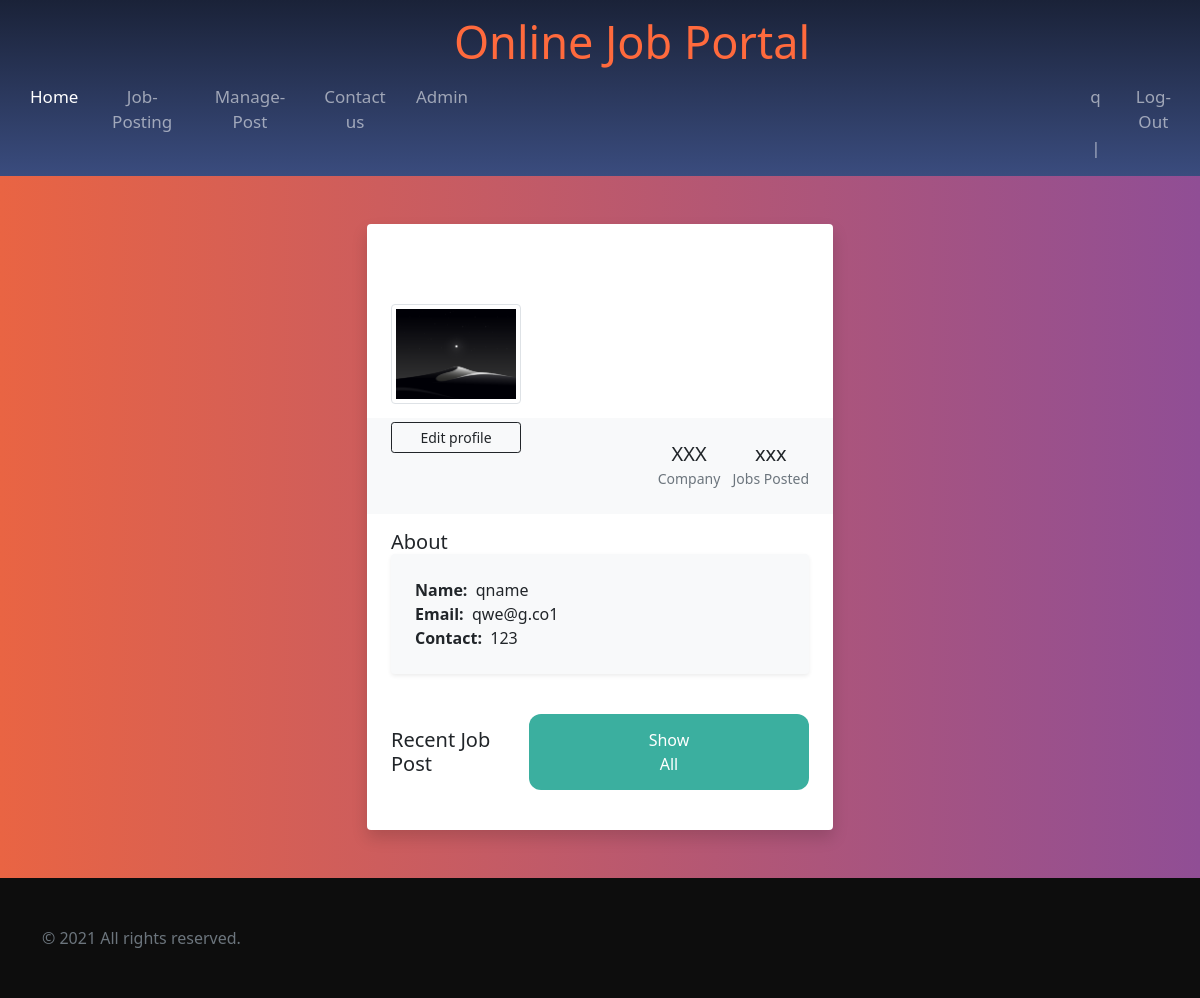
The page /profile/14/ (signed in) on the database its author committed.
### djapp/models.py (models this page shows, shortened)
class userInfo(models.Model):
    member = models.ForeignKey(User, on_delete=models.CASCADE)
    name = models.CharField(max_length=40)
    phone = models.IntegerField()
    profile_pic = models.ImageField(
        upload_to='user/', default='user/default.png', null=True, blank=True)

### djapp/views.py (the view)
# urls.py: path('profile/<str:pk>/', views.profile, name='profile'),
def profile(request, pk):
    current_user = User.objects.get(id=pk)
    current_user_info = userInfo.objects.get(member_id=pk)
    context = {'current_user': current_user,
               'current_user_info': current_user_info}
    return render(request, 'user/profile.html', context)

### templates/user/profile.html (shortened to what this page needs)
{% extends 'base.html' %} {% block title %}Profile{% endblock title %}
{% block body %}
<div class="row py-5 px-4">
  <div class="col-md-5 mx-auto">
    <div class="bg-white shadow rounded overflow-hidden">
      <div class="px-4 pt-0 pb-4 cover">
        <div class="media align-items-end profile-head">
          <div class="profile mr-3">
            {% if current_user_info.profile_pic %}
            <img
              src="{{current_user_info.profile_pic.url}}"
              alt="..."
              width="130"
              class="rounded mb-2 img-thumbnail"
            />
            {% endif %}
            <div>
              {% if request.user.id == current_user.id %}
              <a
                href="{% url 'update' current_user.id %}"
                class="btn btn-outline-dark btn-sm btn-block"
                style="margin-top: 10px"
                >Edit profile</a
              >
              {% endif %}
            </div>
          </div>
          <div class="media-body mb-5 text-white">
            <h4 class="mt-0 mb-0">{{ current_user.username }}</h4>
            <p class="small mb-4">
              <i class="fas fa-map-marker-alt mr-2">location</i>
            </p>
          </div>
        </div>
      </div>
      <div class="bg-light p-4 d-flex justify-content-end text-center">
        <ul class="list-inline mb-0">
          <li class="list-inline-item">
            <h5 class="font-weight-bold mb-0 d-block">XXX</h5>
            <small class="text-muted">
              Company</small
            >
          </li>
          <li class="list-inline-item">
            <h5 class="font-weight-bold mb-0 d-block">xxx</h5>
            <small class="text-muted">
              Jobs Posted</small
            >
          </li>
        </ul>
      </div>
      <div class="px-4 py-3">
        <h5 class="mb-0">About</h5>
        <div class="p-4 rounded shadow-sm bg-light">
          <p class="font-italic mb-0">
            <strong>Name: &nbsp</strong>{{ current_user_info.name }}
          </p>
          <p class="font-italic mb-0">
            <strong>Email: &nbsp</strong>{{ current_user.email }}
          </p>
          {% if request.user.id == current_user.id %}
          <p class="font-italic mb-0">
            <strong>Contact: &nbsp</strong>{{ current_user_info.phone}}
          </p>
          {% endif %}
        </div>
      </div>
      <div class="py-4 px-4">
        <div class="d-flex align-items-center justify-content-between mb-3">
          <h5 class="mb-0">Recent Job Post</h5>
          <button
            type="submit"
            onclick="window.location.href='{% url 'manage_post' current_user.id %}';"
          >
            Show All
          </button>
        </div>
      </div>
    </div>
  </div>
</div>
<footer class="text-muted py-5" style="background: #0d0d0d">
  <div class="container">
    <p class="mb-0">© 2021 All rights reserved.</p>
  </div>
</footer>
{% endblock body %}

### templates/base.html (shortened to what this page needs)
<!DOCTYPE html>
<html lang="en">
<head>
  <link href="https://cdn.jsdelivr.net/npm/bootstrap@5.0.0-beta2/dist/css/bootstrap.min.css" rel="stylesheet"
    rel="stylesheet" href="https://maxcdn.bootstrapcdn.com/bootstrap/3.3.7/css/bootstrap.min.css" />
</head>
<body>
  <nav class="navbar navbar-expand-lg navbar-dark">
    <div class="container-fluid">
      <div class="row">
        <div class="col-lg-12">
          <center>
            <a class="navbar-brand" href="{% url 'home' %}" style="color: #ff6a3d; margin-left: 80px">Online Job
              Portal</a>
          </center>
          <div class="collapse navbar-collapse" id="navbarSupportedContent">
            <ul class="navbar-nav me-auto mb-2 mb-lg-0">
              <li class="nav-item">
                <a class="nav-link active" aria-current="page" href="/home">Home</a>
              </li>
              {% if request.user.is_authenticated %}
              <li class="nav-item">
                <a class="nav-link" href="{% url 'job_post' %}">Job-Posting</a>
              </li>
              <li class="nav-item">
                <a class="nav-link" href="{% url 'manage_post' current_user.id %}">Manage-Post</a>
              </li>
              <li class="nav-item">
                <a class="nav-link" href="{% url 'contact' %}">Contact us</a>
              </li>
              <li class="nav-item">
                <a class="nav-link" href="{% url 'admin' %}">Admin&nbsp;&nbsp;&nbsp;</a>
              </li>
              <li class="nav-item" style="text-align: right">
                <a class="nav-link" href="{% url 'profile' current_user.id %}" style="margin-left: 580px"
                  style="margin-left: 420px">{{current_user.username}} &nbsp;&nbsp;&nbsp; |</a>
              </li>
              <li class="nav-item">
                <a class="nav-link" href="{% url 'signout' %}">Log-Out</a>
              </li>
              {% endif %}
            </ul>
          </div>
        </div>
      </div>
    </div>
  </nav>
  {% block body %}{% endblock body%}
</body>
</html>

### templates/base.html (style rules this page uses)
body { background: f5f5f5; }
.navbar { background: linear-gradient(#1a2238, #3a4c7e); }
.navbar-brand { font-size: 45px; }
.nav-link { color: black; font-color: black; text-decoration: none; text-color: black; }
.nav-item { text-align: center; font-size: 17px; margin-left: 10px; height: auto; }

### templates/user/profile.html (style rules this page uses)
.profile-head { transform: translateY(5rem); }
.cover { background-image: url(https://images.unsplash.com/photo-1530305408560-82d13781b33a?ixlib=rb-1.2.1&ixid=eyJhcHBfaWQiOjEyMDd9&auto=format&fit=crop&w=1352&q=80); background-size: cover; background-repeat: no-repeat; }
.media { margin-bottom: 120px; }
.profile { width: 49%; float: left; height: 100%; margin-right: 40px; }
body { background: #654ea3; background: linear-gradient(to right, #e96443, #904e95); min-height: 100vh; }
.btn { width: 130px; }
button { background-color: #3baf9f; display: block; text-align: center; border-radius: 12px; border: 0px solid #3baf9f; padding: 14px 110px; outline: none; color: white; cursor: pointer; transition: 0.25px; }

### rows shown on the page
userInfo: profile_pic (placeholder picture), name "qname", phone "123"

### other values the page prints
{{ current_user.username }} "q"
{{ current_user.email }} "qwe@g.co1"
